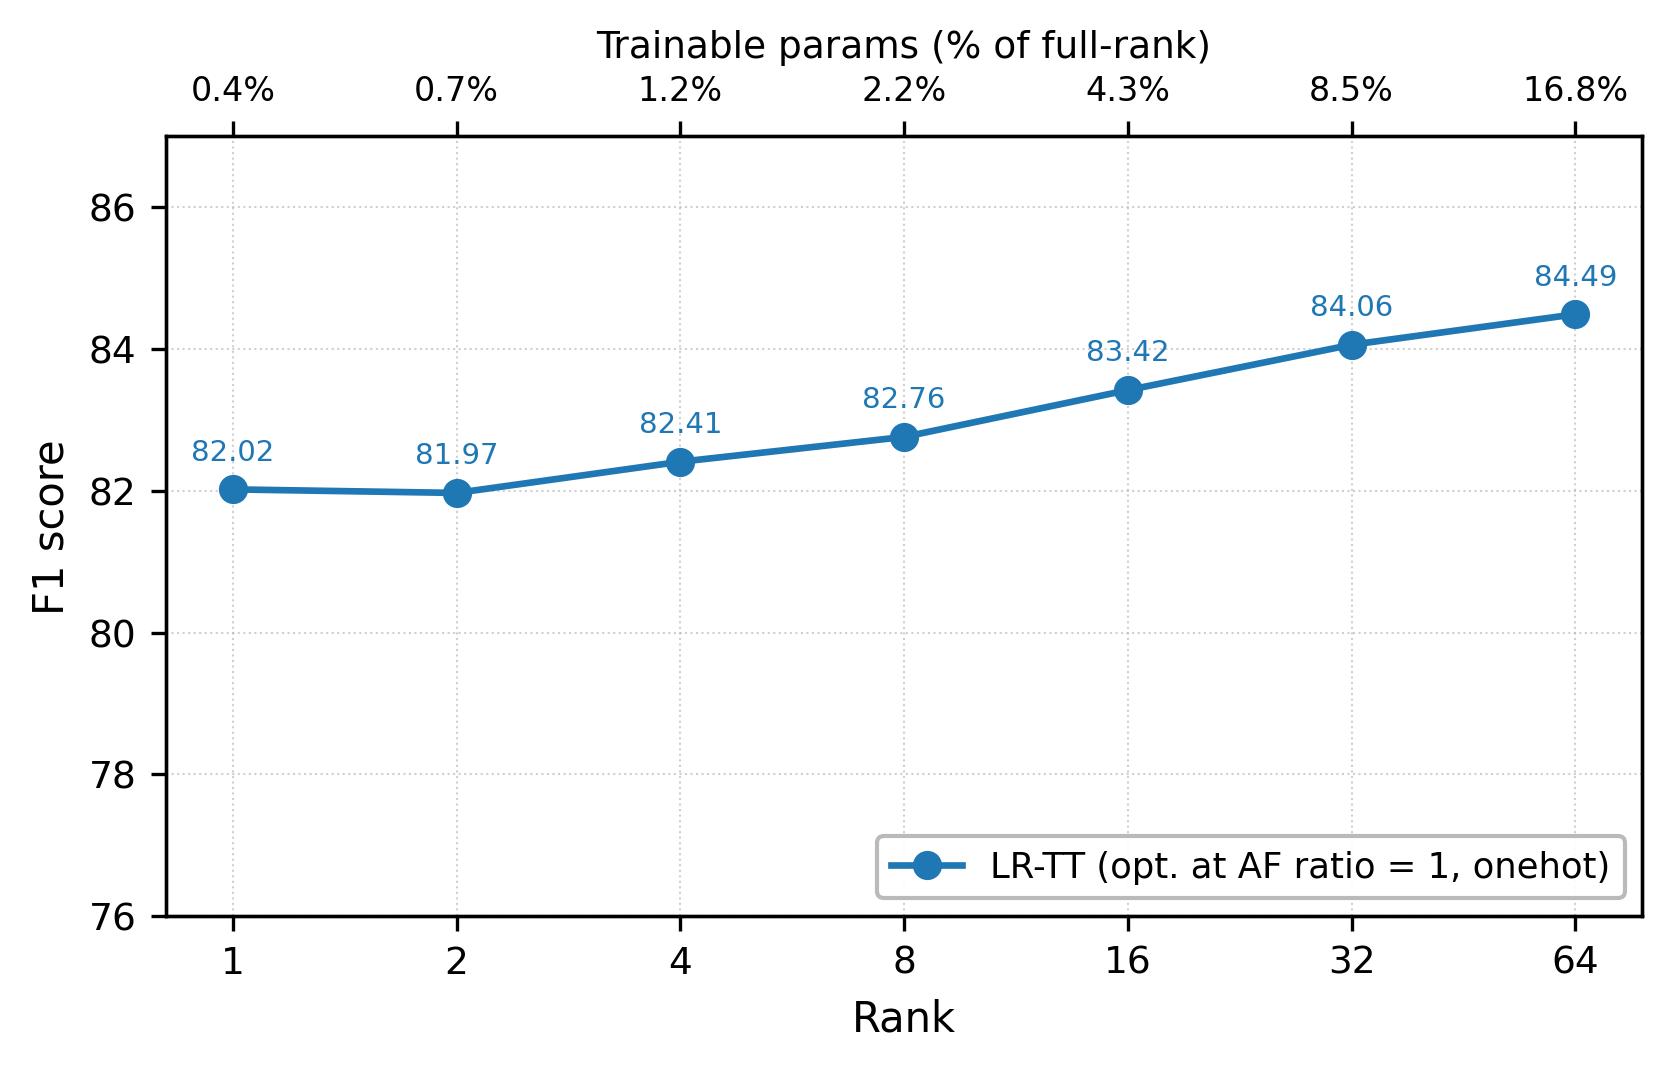

Write Python code to recreate this figure.
"""Figure S10: Rank sweep — AF ratio = 1 (6T1C-gamma) condition, with trainable parameter ratio."""
import numpy as np
import matplotlib
matplotlib.use('Agg')
import matplotlib.pyplot as plt

DIGITAL_PARAMS = 39938
FULL_PARAMS = 48 * 768 * 768 + DIGITAL_PARAMS

def lrtt_params(r):
    return 48 * 2 * 768 * r + DIGITAL_PARAMS

ranks = [1, 2, 4, 8, 16, 32, 64]
onehot_f1 = {1: 82.02, 2: 81.97, 4: 82.41, 8: 82.76, 16: 83.42, 32: 84.06, 64: 84.49}
param_ratio = {r: lrtt_params(r) / FULL_PARAMS * 100 for r in ranks}

plt.rcParams.update({
    'font.size': 9, 'axes.labelsize': 10,
    'xtick.labelsize': 9, 'ytick.labelsize': 9,
    'axes.linewidth': 0.8,
})

fig, ax = plt.subplots(figsize=(5.5, 3.5))

ax.plot(ranks, [onehot_f1[r] for r in ranks], 'o-', color='#1f77b4', linewidth=1.6,
        markersize=6, label='LR-TT (opt. at AF ratio = 1, onehot)', zorder=3)

for r in ranks:
    ax.annotate(f'{onehot_f1[r]:.2f}', (r, onehot_f1[r]),
                textcoords='offset points', xytext=(0, 7),
                fontsize=7, ha='center', color='#1f77b4')

ax.set_xscale('log', base=2)
ax.set_xticks(ranks)
ax.set_xticklabels([str(r) for r in ranks])
ax.minorticks_off()

ax2 = ax.twiny()
ax2.set_xscale('log', base=2)
ax2.set_xlim(ax.get_xlim())
ax2.set_xticks(ranks)
ax2.set_xticklabels([f'{param_ratio[r]:.1f}%' for r in ranks], fontsize=8)
ax2.minorticks_off()
ax2.set_xlabel('Trainable params (% of full-rank)', fontsize=9)

ax.set_xlabel('Rank')
ax.set_ylabel('F1 score')
ax.set_ylim(76, 87)
ax.legend(loc='lower right', fontsize=8.5, framealpha=0.9, edgecolor='0.7')
ax.grid(True, linestyle=':', linewidth=0.5, alpha=0.6)
fig.tight_layout(pad=0.5)

OUT = '/root/LRTT/examples/bert/results/plots/figS10_rank_sweep_af1.png'
fig.savefig(OUT, dpi=300, bbox_inches='tight')
fig.savefig(OUT.replace('.png', '.svg'), bbox_inches='tight')
print(f'Saved: {OUT}')
for r in ranks:
    print(f"  rank={r}: params={lrtt_params(r):,} ({param_ratio[r]:.2f}% of full)")
